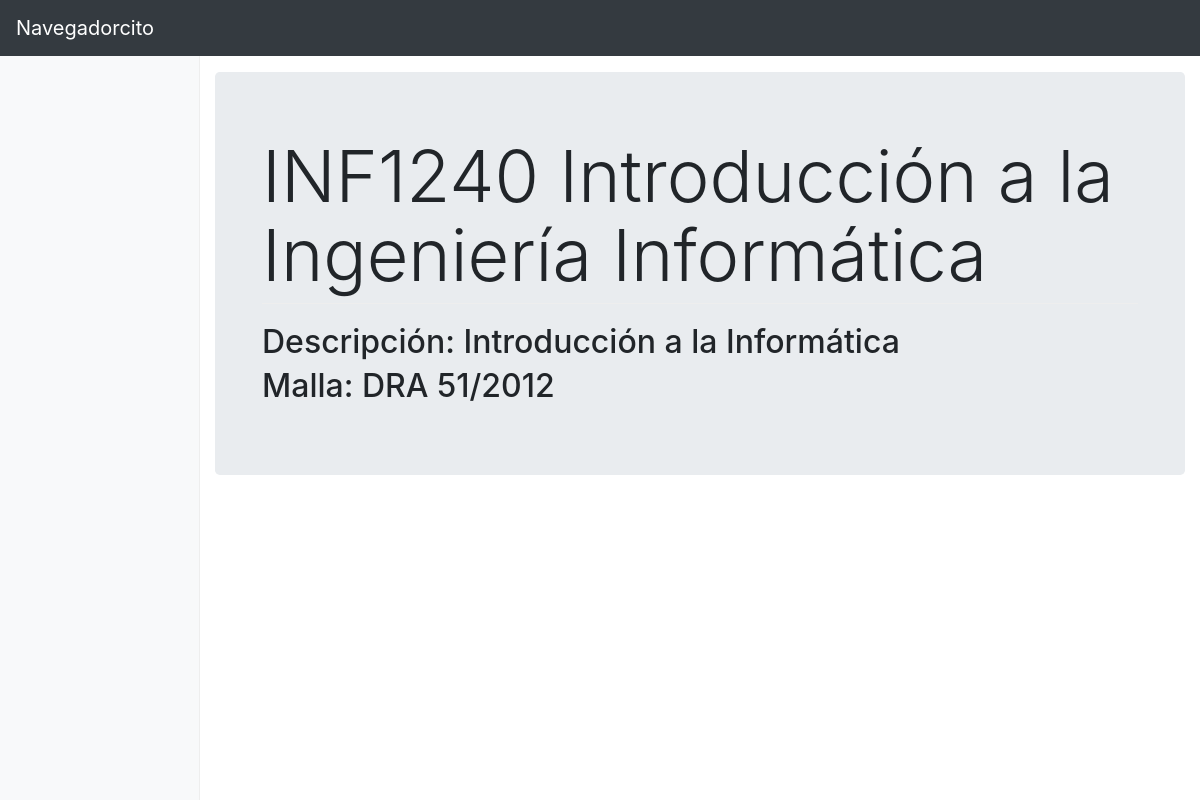
The app's page /signature/1/ with its own data.
### navegadorcito/models.py (models this page shows)
class Signature(models.Model):
    key_signature = models.CharField(max_length=8)
    program = models.ForeignKey(Programme)
    name_signature = models.CharField(max_length=40)
    description_signature = models.CharField(max_length=40)
    def __str__(self):
        return self.name_signature

class Programme(models.Model):
    career = models.ForeignKey(Career)
    enrolleds = models.ManyToManyField(Student,through='Enrolled')
    name_program = models.CharField(max_length=40)
    description_program = models.CharField(max_length=40)
    state_program = models.CharField(max_length=20)
    period_program = models.CharField(max_length=15)
    def __str__(self):
        return self.name_program

### navegadorcito/views.py (the view)
# urls.py: url(r'^signature/(?P<idSignature>[0-9]+)/$', signature_detail, name='signature_detail'),
def signature_detail(request,idSignature):
    signature=Signature.objects.get(pk=idSignature)
    print(signature)
    return render(request,'signature.html', {"signature": signature})

### templates/signature.html (shortened to what this page needs)
{% extends 'base/dashboard.html' %}
  {% block content %}
<div class="jumbotron">
    <div class="container">
        <h1 class="display-3">{{signature.key_signature}} {{signature.name_signature}}</h1>
        <h2>Descripción: {{signature.description_signature}} </h2>
        <h2>Malla: {{signature.program}} </h2>
    </div>
</div>
{% endblock %}

### static/css/dashboard.css (style rules this page uses)
body { padding-top: 3.5rem; }
h1 { margin-bottom: 20px; padding-bottom: 9px; border-bottom: 1px solid #eee; }

### records on screen
Signature: key_signature "INF1240", name_signature "Introducción a la Ingeniería Informática", description_signature "Introducción a la Informática", program "DRA 51/2012"
